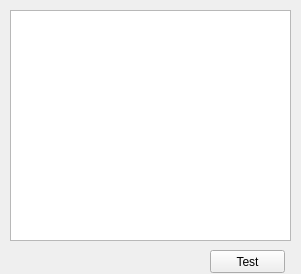
<?xml version="1.0" encoding="UTF-8"?>
<ui version="4.0">
 <class>GraphWindow</class>
 <widget class="QWidget" name="GraphWindow">
  <property name="geometry">
   <rect>
    <x>0</x>
    <y>0</y>
    <width>301</width>
    <height>274</height>
   </rect>
  </property>
  <property name="sizePolicy">
   <sizepolicy hsizetype="Minimum" vsizetype="Minimum">
    <horstretch>0</horstretch>
    <verstretch>0</verstretch>
   </sizepolicy>
  </property>
  <property name="minimumSize">
   <size>
    <width>301</width>
    <height>274</height>
   </size>
  </property>
  <property name="windowTitle">
   <string>Graph</string>
  </property>
  <widget class="QChartView" name="chartView">
   <property name="geometry">
    <rect>
     <x>10</x>
     <y>10</y>
     <width>281</width>
     <height>231</height>
    </rect>
   </property>
   <property name="minimumSize">
    <size>
     <width>281</width>
     <height>231</height>
    </size>
   </property>
  </widget>
  <widget class="QPushButton" name="buttonTest">
   <property name="geometry">
    <rect>
     <x>210</x>
     <y>250</y>
     <width>75</width>
     <height>23</height>
    </rect>
   </property>
   <property name="text">
    <string>Test</string>
   </property>
  </widget>
 </widget>
 <customwidgets>
  <customwidget>
   <class>QChartView</class>
   <extends>QGraphicsView</extends>
   <header>QtCharts</header>
  </customwidget>
 </customwidgets>
 <resources/>
 <connections/>
</ui>
